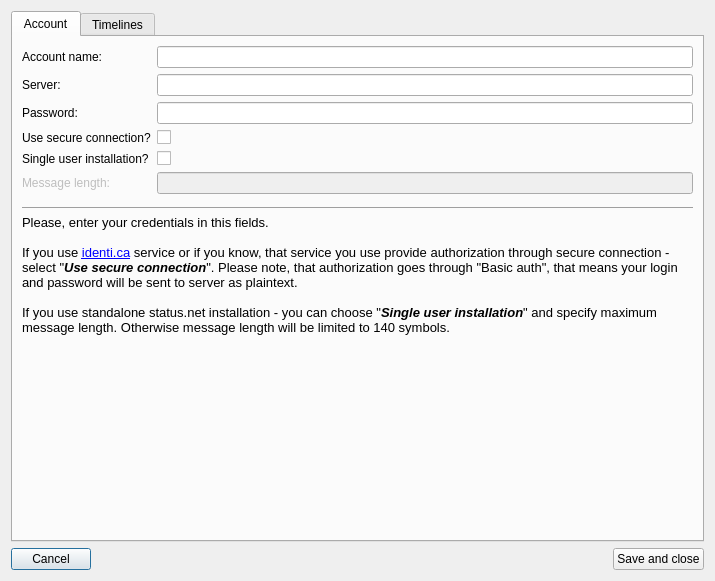
<?xml version="1.0" encoding="UTF-8"?>
<ui version="4.0">
 <class>Dialog</class>
 <widget class="QDialog" name="Dialog">
  <property name="windowModality">
   <enum>Qt::ApplicationModal</enum>
  </property>
  <property name="geometry">
   <rect>
    <x>0</x>
    <y>0</y>
    <width>715</width>
    <height>581</height>
   </rect>
  </property>
  <property name="windowTitle">
   <string>mbc Settings</string>
  </property>
  <layout class="QGridLayout" name="gridLayout">
   <item row="0" column="0">
    <widget class="QTabWidget" name="tabWidget">
     <property name="currentIndex">
      <number>0</number>
     </property>
     <widget class="QWidget" name="tab">
      <attribute name="title">
       <string>Account</string>
      </attribute>
      <layout class="QGridLayout" name="gridLayout_2">
       <item row="0" column="0">
        <layout class="QFormLayout" name="formLayout">
         <property name="fieldGrowthPolicy">
          <enum>QFormLayout::AllNonFixedFieldsGrow</enum>
         </property>
         <item row="0" column="0">
          <widget class="QLabel" name="label">
           <property name="text">
            <string>Account name:</string>
           </property>
          </widget>
         </item>
         <item row="0" column="1">
          <widget class="QLineEdit" name="accountName"/>
         </item>
         <item row="1" column="0">
          <widget class="QLabel" name="label_2">
           <property name="text">
            <string>Server:</string>
           </property>
          </widget>
         </item>
         <item row="1" column="1">
          <widget class="QLineEdit" name="serverName"/>
         </item>
         <item row="2" column="0">
          <widget class="QLabel" name="label_3">
           <property name="text">
            <string>Password:</string>
           </property>
          </widget>
         </item>
         <item row="2" column="1">
          <widget class="QLineEdit" name="password">
           <property name="echoMode">
            <enum>QLineEdit::Password</enum>
           </property>
          </widget>
         </item>
         <item row="4" column="0">
          <widget class="QLabel" name="label_4">
           <property name="text">
            <string>Single user installation?</string>
           </property>
          </widget>
         </item>
         <item row="4" column="1">
          <widget class="QCheckBox" name="suiCheckbox">
           <property name="text">
            <string/>
           </property>
          </widget>
         </item>
         <item row="3" column="0">
          <widget class="QLabel" name="label_7">
           <property name="text">
            <string>Use secure connection?</string>
           </property>
          </widget>
         </item>
         <item row="3" column="1">
          <widget class="QCheckBox" name="useSecureConnectionCheckbox">
           <property name="text">
            <string/>
           </property>
          </widget>
         </item>
         <item row="5" column="0">
          <widget class="QLabel" name="mllabel">
           <property name="enabled">
            <bool>false</bool>
           </property>
           <property name="text">
            <string>Message length:</string>
           </property>
          </widget>
         </item>
         <item row="5" column="1">
          <widget class="QLineEdit" name="messageLength">
           <property name="enabled">
            <bool>false</bool>
           </property>
          </widget>
         </item>
        </layout>
       </item>
       <item row="2" column="0">
        <spacer name="verticalSpacer">
         <property name="orientation">
          <enum>Qt::Vertical</enum>
         </property>
         <property name="sizeHint" stdset="0">
          <size>
           <width>20</width>
           <height>40</height>
          </size>
         </property>
        </spacer>
       </item>
       <item row="1" column="0">
        <widget class="QLabel" name="label_6">
         <property name="text">
          <string>&lt;!DOCTYPE HTML PUBLIC &quot;-//W3C//DTD HTML 4.0//EN&quot; &quot;http://www.w3.org/TR/REC-html40/strict.dtd&quot;&gt;
&lt;html&gt;&lt;head&gt;&lt;meta name=&quot;qrichtext&quot; content=&quot;1&quot; /&gt;&lt;style type=&quot;text/css&quot;&gt;
p, li { white-space: pre-wrap; }
&lt;/style&gt;&lt;/head&gt;&lt;body style=&quot; font-family:'PT Sans'; font-size:10pt; font-weight:400; font-style:normal;&quot;&gt;
&lt;hr /&gt;
&lt;p style=&quot; margin-top:0px; margin-bottom:0px; margin-left:0px; margin-right:0px; -qt-block-indent:0; text-indent:0px;&quot;&gt;Please, enter your credentials in this fields.&lt;/p&gt;
&lt;p style=&quot;-qt-paragraph-type:empty; margin-top:0px; margin-bottom:0px; margin-left:0px; margin-right:0px; -qt-block-indent:0; text-indent:0px;&quot;&gt;&lt;/p&gt;
&lt;p style=&quot; margin-top:0px; margin-bottom:0px; margin-left:0px; margin-right:0px; -qt-block-indent:0; text-indent:0px;&quot;&gt;If you use &lt;a href=&quot;http://identi.ca/&quot;&gt;&lt;span style=&quot; text-decoration: underline; color:#0000ff;&quot;&gt;identi.ca&lt;/span&gt;&lt;/a&gt; service or if you know, that service you use provide authorization through secure connection - select &amp;quot;&lt;span style=&quot; font-weight:600; font-style:italic;&quot;&gt;Use secure connection&lt;/span&gt;&amp;quot;. Please note, that authorization goes through &amp;quot;Basic auth&amp;quot;, that means your login and password will be sent to server as plaintext.&lt;/p&gt;
&lt;p style=&quot;-qt-paragraph-type:empty; margin-top:0px; margin-bottom:0px; margin-left:0px; margin-right:0px; -qt-block-indent:0; text-indent:0px;&quot;&gt;&lt;/p&gt;
&lt;p style=&quot; margin-top:0px; margin-bottom:0px; margin-left:0px; margin-right:0px; -qt-block-indent:0; text-indent:0px;&quot;&gt;If you use standalone status.net installation - you can choose &amp;quot;&lt;span style=&quot; font-weight:600; font-style:italic;&quot;&gt;Single user installation&lt;/span&gt;&amp;quot; and specify maximum message length. Otherwise message length will be limited to 140 symbols.&lt;/p&gt;&lt;/body&gt;&lt;/html&gt;</string>
         </property>
         <property name="wordWrap">
          <bool>true</bool>
         </property>
        </widget>
       </item>
      </layout>
     </widget>
     <widget class="QWidget" name="tab">
      <attribute name="title">
       <string>Timelines</string>
      </attribute>
      <layout class="QGridLayout" name="gridLayout_3">
       <item row="0" column="0">
        <layout class="QFormLayout" name="formLayout_2">
         <item row="0" column="0">
          <widget class="QLabel" name="label_5">
           <property name="text">
            <string>Remove all posts from cache on exit?</string>
           </property>
          </widget>
         </item>
         <item row="0" column="1">
          <widget class="QCheckBox" name="removePostsOnExitCheckbox">
           <property name="text">
            <string/>
           </property>
          </widget>
         </item>
         <item row="1" column="0">
          <widget class="QLabel" name="label_9">
           <property name="text">
            <string>Update interval:</string>
           </property>
          </widget>
         </item>
         <item row="1" column="1">
          <widget class="QSpinBox" name="updateInterval">
           <property name="wrapping">
            <bool>false</bool>
           </property>
           <property name="frame">
            <bool>true</bool>
           </property>
           <property name="accelerated">
            <bool>false</bool>
           </property>
           <property name="suffix">
            <string> minutes</string>
           </property>
           <property name="prefix">
            <string/>
           </property>
           <property name="minimum">
            <number>1</number>
           </property>
           <property name="maximum">
            <number>1000</number>
           </property>
          </widget>
         </item>
        </layout>
       </item>
       <item row="4" column="0">
        <spacer name="verticalSpacer_2">
         <property name="orientation">
          <enum>Qt::Vertical</enum>
         </property>
         <property name="sizeHint" stdset="0">
          <size>
           <width>20</width>
           <height>40</height>
          </size>
         </property>
        </spacer>
       </item>
       <item row="3" column="0">
        <widget class="QLabel" name="label_8">
         <property name="text">
          <string>&lt;!DOCTYPE HTML PUBLIC &quot;-//W3C//DTD HTML 4.0//EN&quot; &quot;http://www.w3.org/TR/REC-html40/strict.dtd&quot;&gt;
&lt;html&gt;&lt;head&gt;&lt;meta name=&quot;qrichtext&quot; content=&quot;1&quot; /&gt;&lt;style type=&quot;text/css&quot;&gt;
p, li { white-space: pre-wrap; }
&lt;/style&gt;&lt;/head&gt;&lt;body style=&quot; font-family:'PT Sans'; font-size:10pt; font-weight:400; font-style:normal;&quot;&gt;&lt;hr&gt;
&lt;p style=&quot; margin-top:0px; margin-bottom:0px; margin-left:0px; margin-right:0px; -qt-block-indent:0; text-indent:0px;&quot;&gt;Select &amp;quot;&lt;span style=&quot; font-weight:600; font-style:italic;&quot;&gt;Remove all posts from cache on exit&lt;/span&gt;&amp;quot; if you want to. But it could result in slower startup.&lt;/p&gt;&lt;/body&gt;&lt;/html&gt;</string>
         </property>
         <property name="wordWrap">
          <bool>true</bool>
         </property>
        </widget>
       </item>
      </layout>
     </widget>
    </widget>
   </item>
   <item row="1" column="0">
    <layout class="QHBoxLayout" name="horizontalLayout">
     <item>
      <widget class="QPushButton" name="cancelButton">
       <property name="text">
        <string>Cancel</string>
       </property>
      </widget>
     </item>
     <item>
      <spacer name="horizontalSpacer">
       <property name="orientation">
        <enum>Qt::Horizontal</enum>
       </property>
       <property name="sizeHint" stdset="0">
        <size>
         <width>40</width>
         <height>20</height>
        </size>
       </property>
      </spacer>
     </item>
     <item>
      <widget class="QPushButton" name="okButton">
       <property name="text">
        <string>Save and close</string>
       </property>
      </widget>
     </item>
    </layout>
   </item>
  </layout>
 </widget>
 <resources/>
 <connections/>
</ui>
